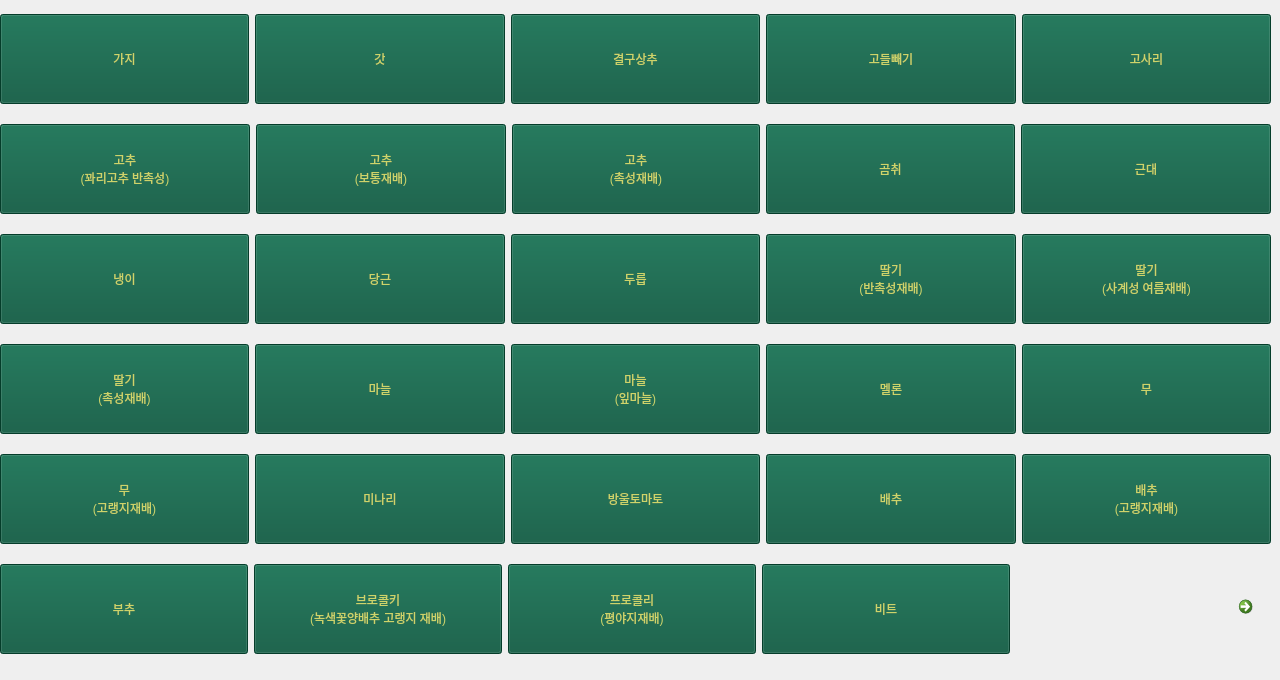
   <widget class="QWidget" name="tab5">
    <attribute name="title">
     <string>채소1</string>
    </attribute>
    <widget class="QWidget" name="layoutWidget_10">
     <property name="geometry">
      <rect>
       <x>0</x>
       <y>0</y>
       <width>1271</width>
       <height>671</height>
      </rect>
     </property>
     <layout class="QVBoxLayout" name="verticalLayout_6">
      <item>
       <layout class="QHBoxLayout" name="horizontalLayout_35">
        <item>
         <widget class="QPushButton" name="pushButton_5_1">
          <property name="minimumSize">
           <size>
            <width>0</width>
            <height>90</height>
           </size>
          </property>
          <property name="styleSheet">
           <string notr="true">background-color: rgb(7, 85, 59);
color: rgb(206, 212, 106);
font: 18pt &quot;Agency FB&quot;;</string>
          </property>
          <property name="text">
           <string>가지</string>
          </property>
         </widget>
        </item>
        <item>
         <widget class="QPushButton" name="pushButton_5_2">
          <property name="minimumSize">
           <size>
            <width>0</width>
            <height>90</height>
           </size>
          </property>
          <property name="styleSheet">
           <string notr="true">background-color: rgb(7, 85, 59);
color: rgb(206, 212, 106);
font: 18pt &quot;Agency FB&quot;;</string>
          </property>
          <property name="text">
           <string>갓</string>
          </property>
         </widget>
        </item>
        <item>
         <widget class="QPushButton" name="pushButton_5_3">
          <property name="minimumSize">
           <size>
            <width>0</width>
            <height>90</height>
           </size>
          </property>
          <property name="styleSheet">
           <string notr="true">background-color: rgb(7, 85, 59);
color: rgb(206, 212, 106);
font: 18pt &quot;Agency FB&quot;;</string>
          </property>
          <property name="text">
           <string>결구상추</string>
          </property>
         </widget>
        </item>
        <item>
         <widget class="QPushButton" name="pushButton_5_4">
          <property name="minimumSize">
           <size>
            <width>0</width>
            <height>90</height>
           </size>
          </property>
          <property name="styleSheet">
           <string notr="true">background-color: rgb(7, 85, 59);
color: rgb(206, 212, 106);
font: 18pt &quot;Agency FB&quot;;</string>
          </property>
          <property name="text">
           <string>고들빼기</string>
          </property>
         </widget>
        </item>
        <item>
         <widget class="QPushButton" name="pushButton_5_5">
          <property name="minimumSize">
           <size>
            <width>0</width>
            <height>90</height>
           </size>
          </property>
          <property name="styleSheet">
           <string notr="true">background-color: rgb(7, 85, 59);
color: rgb(206, 212, 106);
font: 18pt &quot;Agency FB&quot;;</string>
          </property>
          <property name="text">
           <string>고사리</string>
          </property>
         </widget>
        </item>
       </layout>
      </item>
      <item>
       <layout class="QHBoxLayout" name="horizontalLayout_36">
        <item>
         <widget class="QPushButton" name="pushButton_5_6">
          <property name="minimumSize">
           <size>
            <width>0</width>
            <height>90</height>
           </size>
          </property>
          <property name="styleSheet">
           <string notr="true">background-color: rgb(7, 85, 59);
color: rgb(206, 212, 106);
font: 18pt &quot;Agency FB&quot;;</string>
          </property>
          <property name="text">
           <string>고추
(꽈리고추 반촉성)</string>
          </property>
         </widget>
        </item>
        <item>
         <widget class="QPushButton" name="pushButton_5_7">
          <property name="minimumSize">
           <size>
            <width>0</width>
            <height>90</height>
           </size>
          </property>
          <property name="styleSheet">
           <string notr="true">background-color: rgb(7, 85, 59);
color: rgb(206, 212, 106);
font: 18pt &quot;Agency FB&quot;;</string>
          </property>
          <property name="text">
           <string>고추
(보통재배)</string>
          </property>
         </widget>
        </item>
        <item>
         <widget class="QPushButton" name="pushButton_5_8">
          <property name="minimumSize">
           <size>
            <width>248</width>
            <height>90</height>
           </size>
          </property>
          <property name="maximumSize">
           <size>
            <width>248</width>
            <height>90</height>
           </size>
          </property>
          <property name="styleSheet">
           <string notr="true">background-color: rgb(7, 85, 59);
color: rgb(206, 212, 106);
font: 18pt &quot;Agency FB&quot;;</string>
          </property>
          <property name="text">
           <string>고추
(촉성재배)</string>
          </property>
         </widget>
        </item>
        <item>
         <widget class="QPushButton" name="pushButton_5_9">
          <property name="minimumSize">
           <size>
            <width>0</width>
            <height>90</height>
           </size>
          </property>
          <property name="styleSheet">
           <string notr="true">background-color: rgb(7, 85, 59);
color: rgb(206, 212, 106);
font: 18pt &quot;Agency FB&quot;;</string>
          </property>
          <property name="text">
           <string>곰취</string>
          </property>
         </widget>
        </item>
        <item>
         <widget class="QPushButton" name="pushButton_5_10">
          <property name="minimumSize">
           <size>
            <width>0</width>
            <height>90</height>
           </size>
          </property>
          <property name="styleSheet">
           <string notr="true">background-color: rgb(7, 85, 59);
color: rgb(206, 212, 106);
font: 18pt &quot;Agency FB&quot;;</string>
          </property>
          <property name="text">
           <string>근대</string>
          </property>
         </widget>
        </item>
       </layout>
      </item>
      <item>
       <layout class="QHBoxLayout" name="horizontalLayout_37">
        <item>
         <widget class="QPushButton" name="pushButton_5_11">
          <property name="minimumSize">
           <size>
            <width>0</width>
            <height>90</height>
           </size>
          </property>
          <property name="styleSheet">
           <string notr="true">background-color: rgb(7, 85, 59);
color: rgb(206, 212, 106);
font: 18pt &quot;Agency FB&quot;;</string>
          </property>
          <property name="text">
           <string>냉이</string>
          </property>
         </widget>
        </item>
        <item>
         <widget class="QPushButton" name="pushButton_5_12">
          <property name="minimumSize">
           <size>
            <width>0</width>
            <height>90</height>
           </size>
          </property>
          <property name="styleSheet">
           <string notr="true">background-color: rgb(7, 85, 59);
color: rgb(206, 212, 106);
font: 18pt &quot;Agency FB&quot;;</string>
          </property>
          <property name="text">
           <string>당근</string>
          </property>
         </widget>
        </item>
        <item>
         <widget class="QPushButton" name="pushButton_5_13">
          <property name="minimumSize">
           <size>
            <width>0</width>
            <height>90</height>
           </size>
          </property>
          <property name="styleSheet">
           <string notr="true">background-color: rgb(7, 85, 59);
color: rgb(206, 212, 106);
font: 18pt &quot;Agency FB&quot;;</string>
          </property>
          <property name="text">
           <string>두릅</string>
          </property>
         </widget>
        </item>
        <item>
         <widget class="QPushButton" name="pushButton_5_14">
          <property name="minimumSize">
           <size>
            <width>0</width>
            <height>90</height>
           </size>
          </property>
          <property name="styleSheet">
           <string notr="true">background-color: rgb(7, 85, 59);
color: rgb(206, 212, 106);
font: 18pt &quot;Agency FB&quot;;</string>
          </property>
          <property name="text">
           <string>딸기
(반촉성재배)</string>
          </property>
         </widget>
        </item>
        <item>
         <widget class="QPushButton" name="pushButton_5_15">
          <property name="minimumSize">
           <size>
            <width>0</width>
            <height>90</height>
           </size>
          </property>
          <property name="styleSheet">
           <string notr="true">background-color: rgb(7, 85, 59);
color: rgb(206, 212, 106);
font: 18pt &quot;Agency FB&quot;;</string>
          </property>
          <property name="text">
           <string>딸기
(사계성 여름재배)</string>
          </property>
         </widget>
        </item>
       </layout>
      </item>
      <item>
       <layout class="QHBoxLayout" name="horizontalLayout_38">
        <item>
         <widget class="QPushButton" name="pushButton_5_16">
          <property name="minimumSize">
           <size>
            <width>0</width>
            <height>90</height>
           </size>
          </property>
          <property name="styleSheet">
           <string notr="true">background-color: rgb(7, 85, 59);
color: rgb(206, 212, 106);
font: 18pt &quot;Agency FB&quot;;</string>
          </property>
          <property name="text">
           <string>딸기
(촉성재배)</string>
          </property>
         </widget>
        </item>
        <item>
         <widget class="QPushButton" name="pushButton_5_17">
          <property name="minimumSize">
           <size>
            <width>0</width>
            <height>90</height>
           </size>
          </property>
          <property name="styleSheet">
           <string notr="true">background-color: rgb(7, 85, 59);
color: rgb(206, 212, 106);
font: 18pt &quot;Agency FB&quot;;</string>
          </property>
          <property name="text">
           <string>마늘</string>
          </property>
         </widget>
        </item>
        <item>
         <widget class="QPushButton" name="pushButton_5_18">
          <property name="minimumSize">
           <size>
            <width>0</width>
            <height>90</height>
           </size>
          </property>
          <property name="styleSheet">
           <string notr="true">background-color: rgb(7, 85, 59);
color: rgb(206, 212, 106);
font: 18pt &quot;Agency FB&quot;;</string>
          </property>
          <property name="text">
           <string>마늘
(잎마늘)</string>
          </property>
         </widget>
        </item>
        <item>
         <widget class="QPushButton" name="pushButton_5_19">
          <property name="minimumSize">
           <size>
            <width>0</width>
            <height>90</height>
           </size>
          </property>
          <property name="styleSheet">
           <string notr="true">background-color: rgb(7, 85, 59);
color: rgb(206, 212, 106);
font: 18pt &quot;Agency FB&quot;;</string>
          </property>
          <property name="text">
           <string>멜론</string>
          </property>
         </widget>
        </item>
        <item>
         <widget class="QPushButton" name="pushButton_5_20">
          <property name="minimumSize">
           <size>
            <width>0</width>
            <height>90</height>
           </size>
          </property>
          <property name="styleSheet">
           <string notr="true">background-color: rgb(7, 85, 59);
color: rgb(206, 212, 106);
font: 18pt &quot;Agency FB&quot;;</string>
          </property>
          <property name="text">
           <string>무</string>
          </property>
         </widget>
        </item>
       </layout>
      </item>
      <item>
       <layout class="QHBoxLayout" name="horizontalLayout_39">
        <item>
         <widget class="QPushButton" name="pushButton_5_21">
          <property name="minimumSize">
           <size>
            <width>0</width>
            <height>90</height>
           </size>
          </property>
          <property name="styleSheet">
           <string notr="true">background-color: rgb(7, 85, 59);
color: rgb(206, 212, 106);
font: 18pt &quot;Agency FB&quot;;</string>
          </property>
          <property name="text">
           <string>무
(고랭지재배)</string>
          </property>
         </widget>
        </item>
        <item>
         <widget class="QPushButton" name="pushButton_5_22">
          <property name="minimumSize">
           <size>
            <width>0</width>
            <height>90</height>
           </size>
          </property>
          <property name="styleSheet">
           <string notr="true">background-color: rgb(7, 85, 59);
color: rgb(206, 212, 106);
font: 18pt &quot;Agency FB&quot;;</string>
          </property>
          <property name="text">
           <string>미나리</string>
          </property>
         </widget>
        </item>
        <item>
         <widget class="QPushButton" name="pushButton_5_23">
          <property name="minimumSize">
           <size>
            <width>0</width>
            <height>90</height>
           </size>
          </property>
          <property name="styleSheet">
           <string notr="true">background-color: rgb(7, 85, 59);
color: rgb(206, 212, 106);
font: 18pt &quot;Agency FB&quot;;</string>
          </property>
          <property name="text">
           <string>방울토마토</string>
          </property>
         </widget>
        </item>
        <item>
         <widget class="QPushButton" name="pushButton_5_24">
          <property name="minimumSize">
           <size>
            <width>0</width>
            <height>90</height>
           </size>
          </property>
          <property name="styleSheet">
           <string notr="true">background-color: rgb(7, 85, 59);
color: rgb(206, 212, 106);
font: 18pt &quot;Agency FB&quot;;</string>
          </property>
          <property name="text">
           <string>배추</string>
          </property>
         </widget>
        </item>
        <item>
         <widget class="QPushButton" name="pushButton_5_25">
          <property name="minimumSize">
           <size>
            <width>0</width>
            <height>90</height>
           </size>
          </property>
          <property name="styleSheet">
           <string notr="true">background-color: rgb(7, 85, 59);
color: rgb(206, 212, 106);
font: 18pt &quot;Agency FB&quot;;</string>
          </property>
          <property name="text">
           <string>배추
(고랭지재배)</string>
          </property>
         </widget>
        </item>
       </layout>
      </item>
      <item>
       <layout class="QHBoxLayout" name="horizontalLayout_40">
        <item>
         <widget class="QPushButton" name="pushButton_5_26">
          <property name="minimumSize">
           <size>
            <width>248</width>
            <height>90</height>
           </size>
          </property>
          <property name="styleSheet">
           <string notr="true">background-color: rgb(7, 85, 59);
color: rgb(206, 212, 106);
font: 18pt &quot;Agency FB&quot;;</string>
          </property>
          <property name="text">
           <string>부추</string>
          </property>
         </widget>
        </item>
        <item>
         <widget class="QPushButton" name="pushButton_5_27">
          <property name="minimumSize">
           <size>
            <width>248</width>
            <height>90</height>
           </size>
          </property>
          <property name="maximumSize">
           <size>
            <width>248</width>
            <height>90</height>
           </size>
          </property>
          <property name="styleSheet">
           <string notr="true">background-color: rgb(7, 85, 59);
color: rgb(206, 212, 106);
font: 13pt &quot;Agency FB&quot;;</string>
          </property>
          <property name="text">
           <string>브로콜키 
(녹색꽃양배추 고랭지 재배)</string>
          </property>
         </widget>
        </item>
        <item>
         <widget class="QPushButton" name="pushButton_5_28">
          <property name="minimumSize">
           <size>
            <width>248</width>
            <height>90</height>
           </size>
          </property>
          <property name="maximumSize">
           <size>
            <width>248</width>
            <height>90</height>
           </size>
          </property>
          <property name="styleSheet">
           <string notr="true">background-color: rgb(7, 85, 59);
color: rgb(206, 212, 106);
font: 18pt &quot;Agency FB&quot;;</string>
          </property>
          <property name="text">
           <string>프로콜리
(평야지재배)</string>
          </property>
         </widget>
        </item>
        <item>
         <widget class="QPushButton" name="pushButton_5_29">
          <property name="minimumSize">
           <size>
            <width>248</width>
            <height>90</height>
           </size>
          </property>
          <property name="maximumSize">
           <size>
            <width>248</width>
            <height>90</height>
           </size>
          </property>
          <property name="styleSheet">
           <string notr="true">background-color: rgb(7, 85, 59);
color: rgb(206, 212, 106);
font: 18pt &quot;Agency FB&quot;;</string>
          </property>
          <property name="text">
           <string>비트</string>
          </property>
         </widget>
        </item>
        <item>
         <spacer name="horizontalSpacer_6">
          <property name="orientation">
           <enum>Qt::Horizontal</enum>
          </property>
          <property name="sizeHint" stdset="0">
           <size>
            <width>40</width>
            <height>20</height>
           </size>
          </property>
         </spacer>
        </item>
        <item>
         <widget class="QCommandLinkButton" name="commandLinkButton_5">
          <property name="maximumSize">
           <size>
            <width>40</width>
            <height>40</height>
           </size>
          </property>
          <property name="styleSheet">
           <string notr="true">background-color: rgb(7, 85, 59);
color:rgb(206, 212, 106);
</string>
          </property>
          <property name="text">
           <string/>
          </property>
         </widget>
        </item>
       </layout>
      </item>
     </layout>
    </widget>
   </widget>
